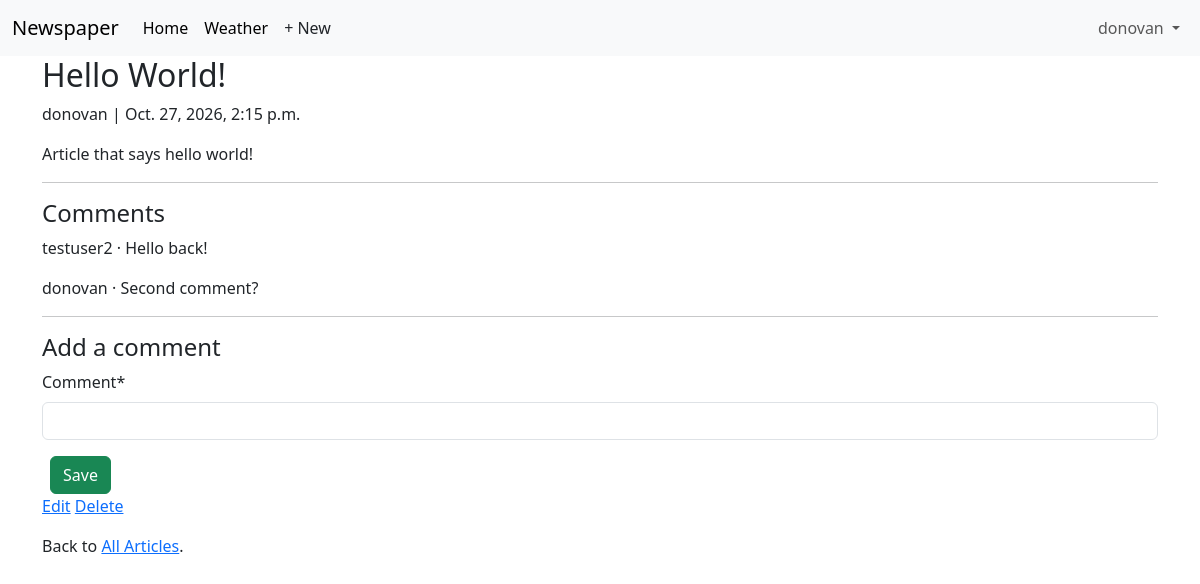
The app's page /articles/2/ (signed in) with its own data.
### accounts/models.py (models this page shows)
class CustomUser(AbstractUser):
    age = models.PositiveIntegerField(null=True, blank=True)

### articles/models.py (models this page shows, shortened)
class Article(models.Model):
    title = models.CharField(max_length=255)
    body = models.TextField()
    date = models.DateTimeField(auto_now_add=True)
    author = models.ForeignKey(
        settings.AUTH_USER_MODEL,
        on_delete=models.CASCADE,
    )

class Comment(models.Model):
    article = models.ForeignKey(Article, on_delete=models.CASCADE)
    comment = models.CharField(max_length=140)
    author = models.ForeignKey(
        settings.AUTH_USER_MODEL,
        on_delete=models.CASCADE,
    )
    def __str__(self):
        return self.comment

### articles/views.py (the view, shortened to what this page needs)
# urls.py: path("<int:pk>/", ArticleDetailView.as_view(), name="article_detail"),
class ArticleDetailView(LoginRequiredMixin, View):
    def get(self, request, *args, **kwargs):
        view = CommentGet.as_view()
        return view(request, *args, **kwargs)

### articles/forms.py
class CommentForm(forms.ModelForm):
    class Meta:
        model = Comment
        fields = ("comment",)

### articles/views.py (called while the page is built)
    def get_context_data(self, **kwargs):
        context = super().get_context_data(**kwargs)
        context["form"] = CommentForm()
        return context

### templates/article_detail.html
{% extends "base.html" %}
{% load crispy_forms_tags %}
{% block content %}
<div class="article-entry">
    <h2>{{ object.title }}</h2>
    <p>{{ object.author }} | {{ object.date }}</p>
    <p>{{ object.body }}</p>
</div>
<hr>
<h4>Comments</h4>
{% for comment in article.comment_set.all %}
<p>{{ comment.author }} &middot; {{ comment }}</p>
{% endfor %}
<hr>
<h4>Add a comment</h4>
<form action="" method="post">{% csrf_token %}
    {{ form|crispy }}
    <button class="btn btn-success ms-2" type="submit">Save</button>
</form>
<div>
    {% if article.author.pk == request.user.pk %}
    <p><a href="{% url 'article_edit' article.pk %}">Edit</a>
    <a href="{% url 'article_delete' article.pk %}">Delete</a></p>
    {% endif %}
    <p>Back to <a href="{% url 'article_list' %}">All Articles</a>.</p>
</div>
{% endblock content %}

### templates/base.html (shortened to what this page needs)
<!DOCTYPE html>
<html>
<head>
    <link href="https://cdn.jsdelivr.net/npm/bootstrap@5.3.8/dist/css/bootstrap.min.css" rel="stylesheet">
</head>
<body>
    <nav class="navbar navbar-expand-lg bg-body-tertiary">
        <div class="container-fluid">
            <a class="navbar-brand" href="{% url 'home' %}">Newspaper</a>
            <div class="collapse navbar-collapse" id="navbarSupportedContent">
                <ul class="navbar-nav me-auto mb-2 mb-lg-0">
                    <li class="nav-item">
                        <a class="nav-link active" aria-current="page" href="{% url 'home' %}">Home</a>
                    </li>
                    <li class="nav-item">
                        <a class="nav-link active" aria-current="page" href="{% url 'weather' %}">Weather</a>
                    </li>
                    {% if user.is_authenticated %}
                    <li><a href="{% url 'article_new' %}" class="nav-link px-2 link-dark">+ New</a></li>
                </ul>
                <div class="mr-auto">
                    <ul class="navbar-nav">
                        <li class="nav-item dropdown">
                            <a class="nav-link dropdown-toggle" href="#" role="button"
                                data-bs-toggle="dropdown" aria-expanded="false">
                                {{ user.username }}
                            </a>
                        </li>
                {% endif %}
            </div>
        </div>
    </nav>
    <main>
        <div class="container">
            {% block content %}
            {% endblock content %}
        </div>
    </main>
</body>
</html>

### records on screen
CustomUser: username "donovan"
Article: title "Hello World!", author "donovan", date "Oct. 27, 2026, 2:15 p.m.", body "Article that says hello world!"
Comment: author "testuser2", comment "Hello back!"
Comment: author "donovan", comment "Second comment?"
